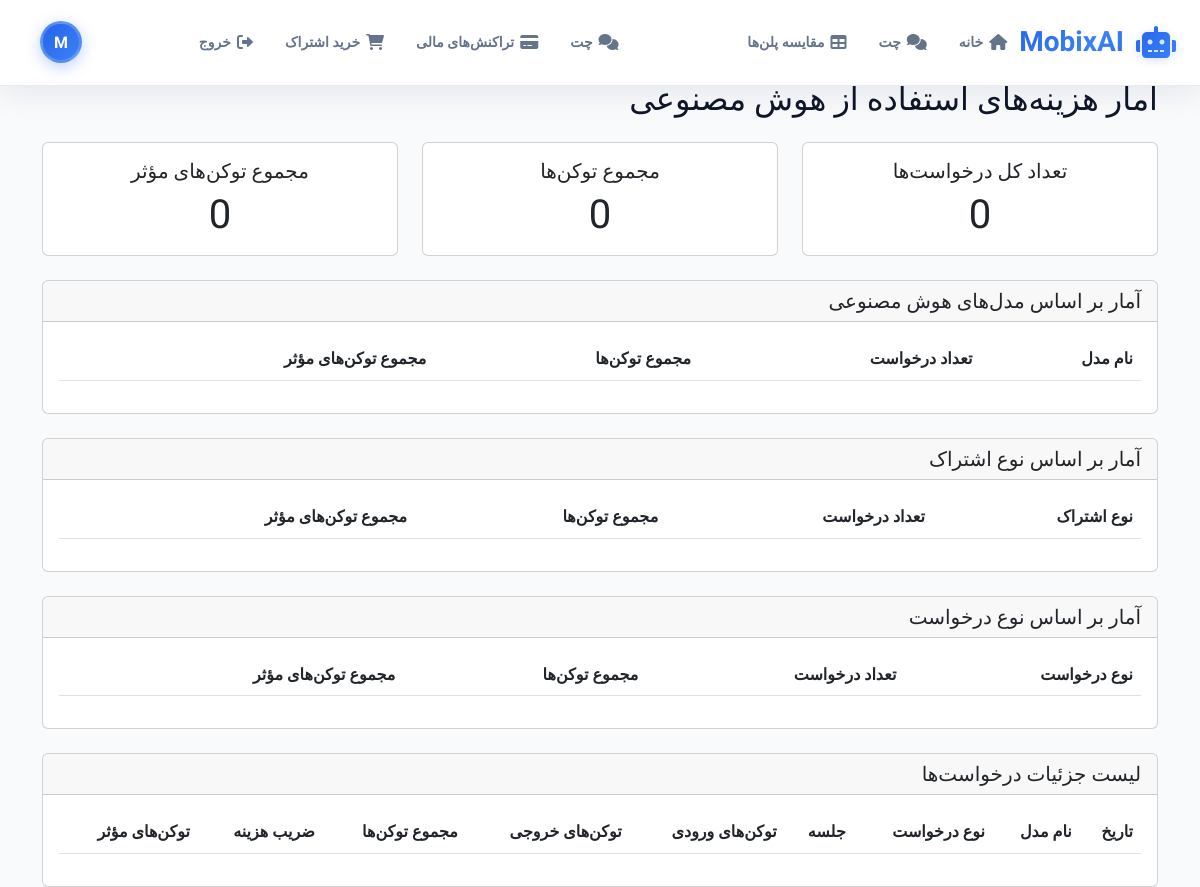
Page /subscriptions/costs/ (signed in) on the earlier database version.
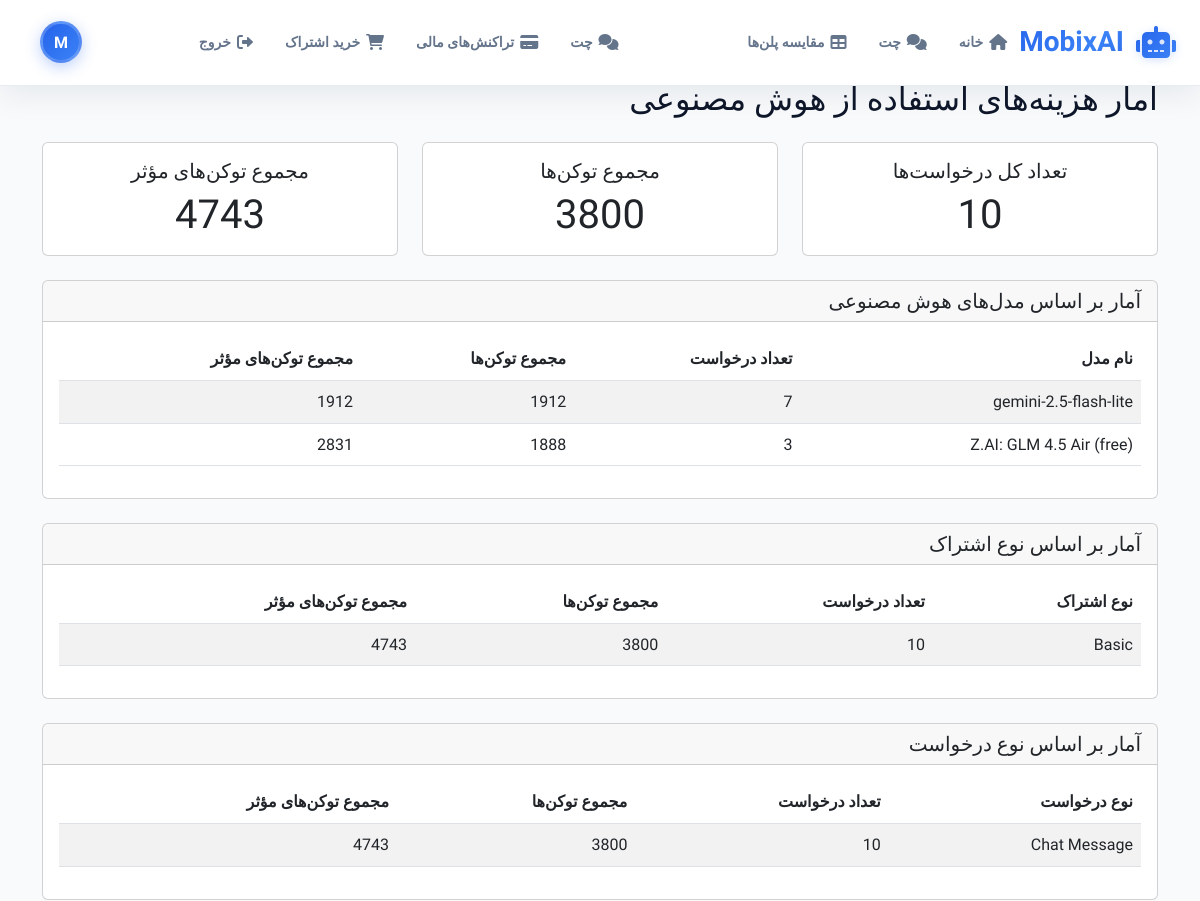
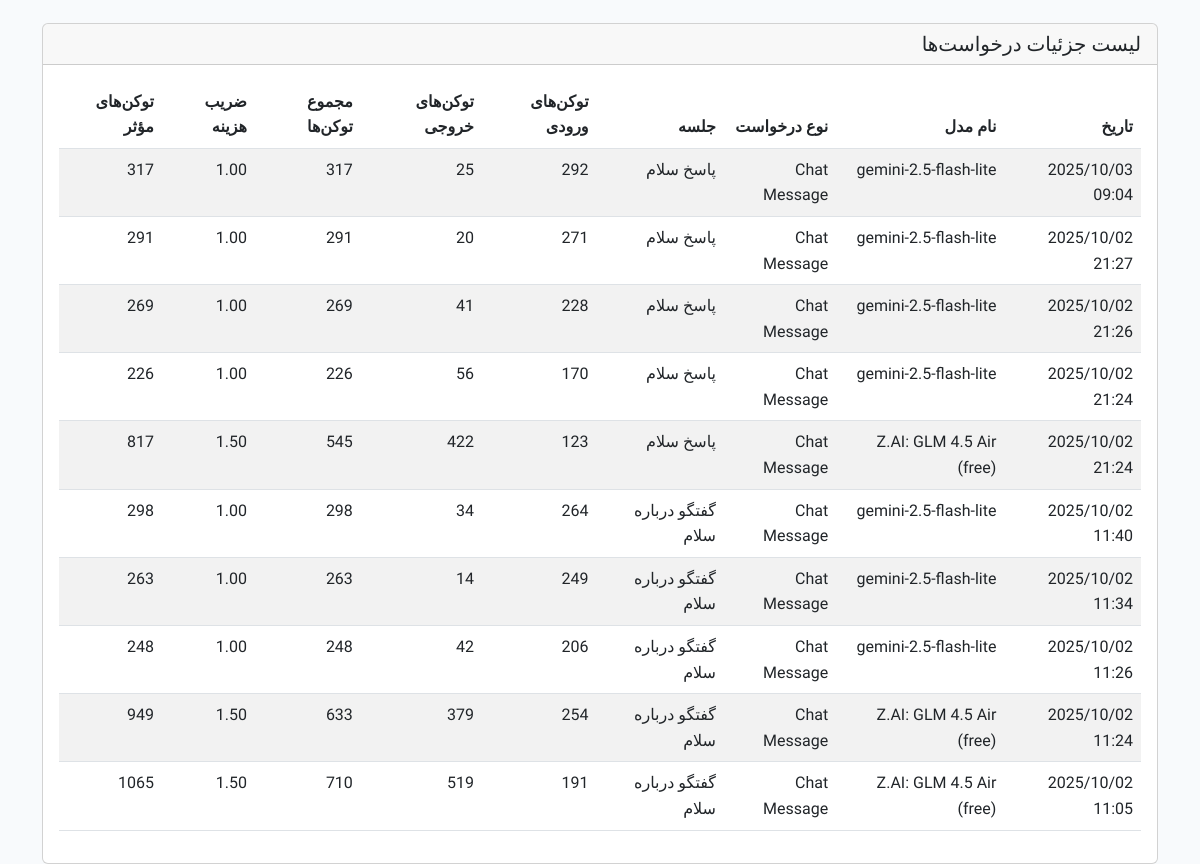
Same page on the later database version (2 pictures, top to bottom).
### chatbot/models.py (models this page shows, shortened)
class OpenRouterRequestCost(models.Model):
    user = models.ForeignKey(User, on_delete=models.CASCADE, related_name='openrouter_costs')
    session = models.ForeignKey(ChatSession, on_delete=models.CASCADE, related_name='openrouter_costs')
    subscription_type = models.ForeignKey(SubscriptionType, on_delete=models.CASCADE)
    model_id = models.CharField(max_length=100, help_text="OpenRouter model ID used for the request")
    model_name = models.CharField(max_length=200, help_text="Human-readable model name")
    prompt_tokens = models.IntegerField(default=0, help_text="Number of tokens in the prompt")
    completion_tokens = models.IntegerField(default=0, help_text="Number of tokens in the completion")
    total_tokens = models.IntegerField(default=0, help_text="Total tokens used")
    token_cost_multiplier = models.DecimalField(
        max_digits=10,
        decimal_places=4,
        default=1.0000,
        help_text="Cost multiplier for the model (e.g., 1.5x)"
    )
    effective_cost_tokens = models.IntegerField(
        default=0,
        help_text="Effective tokens after applying multiplier"
    )
    cost_per_million_tokens = models.DecimalField(
        max_digits=10,
        decimal_places=6,
        null=True,
        blank=True,
        help_text="Cost per million tokens (if available)"
    )
    total_cost_usd = models.DecimalField(
        max_digits=10,
        decimal_places=6,
        null=True,
        blank=True,
        help_text="Total cost of the request in USD (if calculable)"
    )
    request_type = models.CharField(
        max_length=20,
        choices=[
            ('chat', 'Chat Message'),
            ('title', 'Title Generation'),
            ('edit', 'Message Editing'),
            ('vision', 'Vision Processing'),
        ],
        default='chat',
        help_text="Type of request"
    )
    created_at = models.DateTimeField(default=timezone.now)
    updated_at = models.DateTimeField(auto_now=True)
    class Meta:
        db_table = 'openrouter_request_costs'
        ordering = ['-created_at']
        verbose_name = "OpenRouter Request Cost"
        verbose_name_plural = "OpenRouter Request Costs"

class ChatSession(models.Model):
    user = models.ForeignKey(User, on_delete=models.CASCADE, related_name='chat_sessions')
    chatbot = models.ForeignKey(Chatbot, on_delete=models.CASCADE, null=True, blank=True)
    ai_model = models.ForeignKey(AIModel, on_delete=models.CASCADE, null=True, blank=True)  # Kept for backward compatibility
    title = models.CharField(max_length=200, blank=True)
    auto_generate_title = models.BooleanField(default=True, help_text="Whether to auto-generate title from first message")
    created_at = models.DateTimeField(default=timezone.now)
    updated_at = models.DateTimeField(auto_now=True)
    is_active = models.BooleanField(default=True)
    class Meta:
        db_table = 'chat_sessions'
        ordering = ['-updated_at']

### subscriptions/models.py (models this page shows, shortened)
class SubscriptionType(models.Model):
    name = models.CharField(max_length=50, unique=True)
    description = models.TextField(blank=True)
    price = models.DecimalField(max_digits=10, decimal_places=2, default=0)
    duration_days = models.IntegerField(default=30, help_text="Subscription duration in days")
    sku = models.CharField(max_length=50, unique=True, help_text="Stock Keeping Unit for the subscription")
    max_tokens = models.IntegerField(default=0, help_text="Maximum tokens allowed for this subscription (0 for unlimited)")
    max_tokens_free = models.IntegerField(default=0, help_text="Maximum free tokens allowed for this subscription (0 for unlimited)")
    max_openrouter_cost_usd = models.DecimalField(
        max_digits=10,
        decimal_places=2,
        default=0,
        help_text="Maximum OpenRouter API cost in USD allowed for this subscription (0 for unlimited)"
    )
    hourly_max_messages = models.IntegerField(default=0, help_text="Maximum messages per hour (0 for unlimited)")
    hourly_max_tokens = models.IntegerField(default=0, help_text="Maximum tokens per hour (0 for unlimited)")
    three_hours_max_messages = models.IntegerField(default=0, help_text="Maximum messages per 3 hours (0 for unlimited)")
    three_hours_max_tokens = models.IntegerField(default=0, help_text="Maximum tokens per 3 hours (0 for unlimited)")
    twelve_hours_max_messages = models.IntegerField(default=0, help_text="Maximum messages per 12 hours (0 for unlimited)")
    twelve_hours_max_tokens = models.IntegerField(default=0, help_text="Maximum tokens per 12 hours (0 for unlimited)")
    daily_max_messages = models.IntegerField(default=0, help_text="Maximum messages per day (0 for unlimited)")
    daily_max_tokens = models.IntegerField(default=0, help_text="Maximum tokens per day (0 for unlimited)")
    weekly_max_messages = models.IntegerField(default=0, help_text="Maximum messages per week (0 for unlimited)")
    weekly_max_tokens = models.IntegerField(default=0, help_text="Maximum tokens per week (0 for unlimited)")
    monthly_max_messages = models.IntegerField(default=0, help_text="Maximum messages per month (0 for unlimited)")
    monthly_max_tokens = models.IntegerField(default=0, help_text="Maximum tokens per month (0 for unlimited)")
    monthly_free_model_messages = models.IntegerField(default=0, help_text="Maximum free model messages per month (0 for unlimited)")
    monthly_free_model_tokens = models.IntegerField(default=0, help_text="Maximum free model tokens per month (0 for unlimited)")
    daily_image_generation_limit = models.IntegerField(default=10, help_text="Maximum images that can be generated per day (0 for unlimited)")
    weekly_image_generation_limit = models.IntegerField(default=50, help_text="Maximum images that can be generated per week (0 for unlimited)")
    monthly_image_generation_limit = models.IntegerField(default=200, help_text="Maximum images that can be generated per month (0 for unlimited)")
    is_active = models.BooleanField(default=True)
    created_at = models.DateTimeField(default=timezone.now)
    class Meta:
        db_table = 'subscription_types'

### subscriptions/views.py (the view)
# urls.py: path('costs/', views.user_openrouter_costs, name='user_openrouter_costs'),
@login_required
def user_openrouter_costs(request):
    try:
        OpenRouterRequestCost = apps.get_model('chatbot', 'OpenRouterRequestCost')
        costs = OpenRouterRequestCost.objects.filter(user=request.user).select_related(
            'session', 'subscription_type'
        ).order_by('-created_at')
        total_requests = costs.count()
        total_tokens = sum(cost.total_tokens for cost in costs)
        total_effective_cost_tokens = sum(cost.effective_cost_tokens for cost in costs)
        model_stats = {}
        for cost in costs:
            if cost.model_name not in model_stats:
                model_stats[cost.model_name] = {
                    'count': 0,
                    'total_tokens': 0,
                    'effective_cost_tokens': 0,
                    'model_id': cost.model_id,
                    'requests': []
                }
            model_stats[cost.model_name]['count'] += 1
            model_stats[cost.model_name]['total_tokens'] += cost.total_tokens
            model_stats[cost.model_name]['effective_cost_tokens'] += cost.effective_cost_tokens
            model_stats[cost.model_name]['requests'].append(cost)
        subscription_stats = {}
        for cost in costs:
            subscription_name = cost.subscription_type.name if cost.subscription_type else "Unknown"
            if subscription_name not in subscription_stats:
                subscription_stats[subscription_name] = {
                    'count': 0,
                    'total_tokens': 0,
                    'effective_cost_tokens': 0,
                    'subscription_type': cost.subscription_type
                }
            subscription_stats[subscription_name]['count'] += 1
            subscription_stats[subscription_name]['total_tokens'] += cost.total_tokens
            subscription_stats[subscription_name]['effective_cost_tokens'] += cost.effective_cost_tokens
        request_type_stats = {}
        for cost in costs:
            request_type = cost.get_request_type_display()
            if request_type not in request_type_stats:
                request_type_stats[request_type] = {
                    'count': 0,
                    'total_tokens': 0,
                    'effective_cost_tokens': 0
                }
            request_type_stats[request_type]['count'] += 1
            request_type_stats[request_type]['total_tokens'] += cost.total_tokens
            request_type_stats[request_type]['effective_cost_tokens'] += cost.effective_cost_tokens
        context = {
            'costs': costs,
            'total_requests': total_requests,
            'total_tokens': total_tokens,
            'total_effective_cost_tokens': total_effective_cost_tokens,
            'model_stats': model_stats,
            'subscription_stats': subscription_stats,
            'request_type_stats': request_type_stats,
        }
        return render(request, 'subscriptions/user_openrouter_costs.html', context)
    except Exception as e:
        logger.error(f"Error fetching user OpenRouter costs: {str(e)}")
        messages.error(request, 'خطا در بارگذاری اطلاعات هزینه‌ها')
        return redirect('purchase_subscription')

### templates/subscriptions/user_openrouter_costs.html (shortened to what the changed rows need)
{% extends 'base.html' %}
{% load static %}
{% block content %}
<div class="container mt-4">
    <div class="row">
        <div class="col-12">
            <h2 class="mb-4">آمار هزینه‌های استفاده از هوش مصنوعی</h2>
            <div class="row mb-4">
                <div class="col-md-4">
                    <div class="card text-center">
                        <div class="card-body">
                            <h5 class="card-title">تعداد کل درخواست‌ها</h5>
                            <p class="card-text display-6">{{ total_requests }}</p>
                        </div>
                    </div>
                </div>
                <div class="col-md-4">
                    <div class="card text-center">
                        <div class="card-body">
                            <h5 class="card-title">مجموع توکن‌ها</h5>
                            <p class="card-text display-6">{{ total_tokens|floatformat:0 }}</p>
                        </div>
                    </div>
                </div>
                <div class="col-md-4">
                    <div class="card text-center">
                        <div class="card-body">
                            <h5 class="card-title">مجموع توکن‌های مؤثر</h5>
                            <p class="card-text display-6">{{ total_effective_cost_tokens|floatformat:0 }}</p>
                        </div>
                    </div>
                </div>
            </div>
            <div class="card mb-4">
                <div class="card-body">
                    <div class="table-responsive">
                        <table class="table table-striped">
                            <thead>
                                <tr>
                                    <th>نام مدل</th>
                                    <th>تعداد درخواست</th>
                                    <th>مجموع توکن‌ها</th>
                                    <th>مجموع توکن‌های مؤثر</th>
                                </tr>
                            </thead>
                            <tbody>
                                {% for model_name, stats in model_stats.items %}
                                <tr>
                                    <td>{{ model_name }}</td>
                                    <td>{{ stats.count }}</td>
                                    <td>{{ stats.total_tokens|floatformat:0 }}</td>
                                    <td>{{ stats.effective_cost_tokens|floatformat:0 }}</td>
                                </tr>
                                {% endfor %}
                            </tbody>
                        </table>
                    </div>
                </div>
            </div>
            <div class="card mb-4">
                <div class="card-body">
                    <div class="table-responsive">
                        <table class="table table-striped">
                            <thead>
                                <tr>
                                    <th>نوع اشتراک</th>
                                    <th>تعداد درخواست</th>
                                    <th>مجموع توکن‌ها</th>
                                    <th>مجموع توکن‌های مؤثر</th>
                                </tr>
                            </thead>
                            <tbody>
                                {% for subscription_name, stats in subscription_stats.items %}
                                <tr>
                                    <td>{{ subscription_name }}</td>
                                    <td>{{ stats.count }}</td>
                                    <td>{{ stats.total_tokens|floatformat:0 }}</td>
                                    <td>{{ stats.effective_cost_tokens|floatformat:0 }}</td>
                                </tr>
                                {% endfor %}
                            </tbody>
                        </table>
                    </div>
                </div>
            </div>
            <div class="card mb-4">
                <div class="card-body">
                    <div class="table-responsive">
                        <table class="table table-striped">
                            <thead>
                                <tr>
                                    <th>نوع درخواست</th>
                                    <th>تعداد درخواست</th>
                                    <th>مجموع توکن‌ها</th>
                                    <th>مجموع توکن‌های مؤثر</th>
                                </tr>
                            </thead>
                            <tbody>
                                {% for request_type, stats in request_type_stats.items %}
                                <tr>
                                    <td>{{ request_type }}</td>
                                    <td>{{ stats.count }}</td>
                                    <td>{{ stats.total_tokens|floatformat:0 }}</td>
                                    <td>{{ stats.effective_cost_tokens|floatformat:0 }}</td>
                                </tr>
                                {% endfor %}
                            </tbody>
                        </table>
                    </div>
                </div>
            </div>
            <div class="card">
                <div class="card-body">
                    <div class="table-responsive">
                        <table class="table table-striped">
                            <thead>
                                <tr>
                                    <th>تاریخ</th>
                                    <th>نام مدل</th>
                                    <th>نوع درخواست</th>
                                    <th>جلسه</th>
                                    <th>توکن‌های ورودی</th>
                                    <th>توکن‌های خروجی</th>
                                    <th>مجموع توکن‌ها</th>
                                    <th>ضریب هزینه</th>
                                    <th>توکن‌های مؤثر</th>
                                </tr>
                            </thead>
                            <tbody>
                                {% for cost in costs %}
                                <tr>
                                    <td>{{ cost.created_at|date:"Y/m/d H:i" }}</td>
                                    <td>{{ cost.model_name }}</td>
                                    <td>{{ cost.get_request_type_display }}</td>
                                    <td>{{ cost.session.title|truncatechars:30 }}</td>
                                    <td>{{ cost.prompt_tokens|floatformat:0 }}</td>
                                    <td>{{ cost.completion_tokens|floatformat:0 }}</td>
                                    <td>{{ cost.total_tokens|floatformat:0 }}</td>
                                    <td>{{ cost.token_cost_multiplier|floatformat:2 }}</td>
                                    <td>{{ cost.effective_cost_tokens|floatformat:0 }}</td>
                                </tr>
                                {% endfor %}
                            </tbody>
                        </table>
                    </div>
                </div>
            </div>
        </div>
    </div>
</div>
{% endblock %}

Differences in the rows shown:
added OpenRouterRequestCost: model_stats "gemini-2.5-flash-lite", created_at "2025/10/03 09:04", model_name "gemini-2.5-flash-lite", request_type "Chat Message", session "پاسخ سلام", prompt_tokens "292", completion_tokens "25", total_tokens "317", token_cost_multiplier "1.00", effective_cost_tokens "317"
added OpenRouterRequestCost: model_stats "Z.AI: GLM 4.5 Air (free)", created_at "2025/10/02 21:24", model_name "Z.AI: GLM 4.5 Air (free)", request_type "Chat Message", session "پاسخ سلام", prompt_tokens "123", completion_tokens "422", total_tokens "545", token_cost_multiplier "1.50", effective_cost_tokens "817"
now on this page (row edited): SubscriptionType: name "Basic", count "10", total_tokens "3800", effective_cost_tokens "4743"
added OpenRouterRequestCost: created_at "2025/10/02 21:27", model_name "gemini-2.5-flash-lite", request_type "Chat Message", session "پاسخ سلام", prompt_tokens "271", completion_tokens "20", total_tokens "291", token_cost_multiplier "1.00", effective_cost_tokens "291"
added OpenRouterRequestCost: created_at "2025/10/02 21:26", model_name "gemini-2.5-flash-lite", request_type "Chat Message", session "پاسخ سلام", prompt_tokens "228", completion_tokens "41", total_tokens "269", token_cost_multiplier "1.00", effective_cost_tokens "269"
added OpenRouterRequestCost: created_at "2025/10/02 21:24", model_name "gemini-2.5-flash-lite", request_type "Chat Message", session "پاسخ سلام", prompt_tokens "170", completion_tokens "56", total_tokens "226", token_cost_multiplier "1.00", effective_cost_tokens "226"
added OpenRouterRequestCost: created_at "2025/10/02 11:40", model_name "gemini-2.5-flash-lite", request_type "Chat Message", session "گفتگو درباره سلام", prompt_tokens "264", completion_tokens "34", total_tokens "298", token_cost_multiplier "1.00", effective_cost_tokens "298"
added OpenRouterRequestCost: created_at "2025/10/02 11:34", model_name "gemini-2.5-flash-lite", request_type "Chat Message", session "گفتگو درباره سلام", prompt_tokens "249", completion_tokens "14", total_tokens "263", token_cost_multiplier "1.00", effective_cost_tokens "263"
added OpenRouterRequestCost: created_at "2025/10/02 11:26", model_name "gemini-2.5-flash-lite", request_type "Chat Message", session "گفتگو درباره سلام", prompt_tokens "206", completion_tokens "42", total_tokens "248", token_cost_multiplier "1.00", effective_cost_tokens "248"
added OpenRouterRequestCost: created_at "2025/10/02 11:24", model_name "Z.AI: GLM 4.5 Air (free)", request_type "Chat Message", session "گفتگو درباره سلام", prompt_tokens "254", completion_tokens "379", total_tokens "633", token_cost_multiplier "1.50", effective_cost_tokens "949"
added OpenRouterRequestCost: created_at "2025/10/02 11:05", model_name "Z.AI: GLM 4.5 Air (free)", request_type "Chat Message", session "گفتگو درباره سلام", prompt_tokens "191", completion_tokens "519", total_tokens "710", token_cost_multiplier "1.50", effective_cost_tokens "1065"
Other differences:
{{ total_requests }}: "0" → "10"
{{ total_tokens|floatformat:0 }}: "0" → "3800"
{{ total_effective_cost_tokens|floatformat:0 }}: "0" → "4743"
new list line: "7 1912 1912"
new list line: "3 1888 2831"
new list line: "Chat Message 10 3800 4743"
